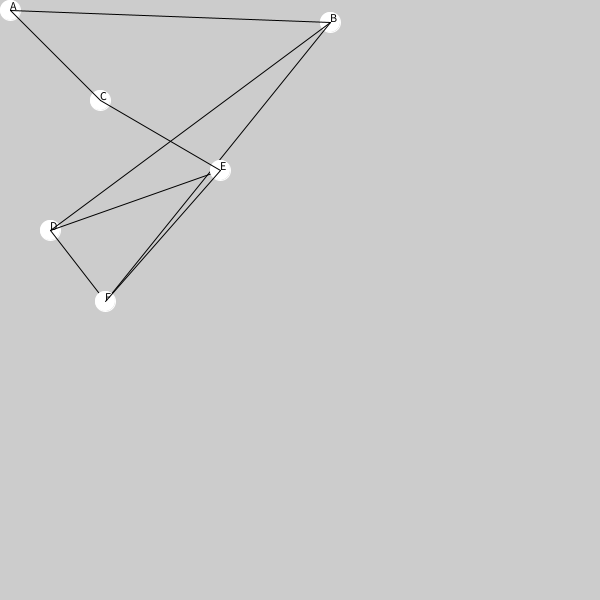
Frame 1 (no input)
Frame 60 (the mouse pressed at the canvas centre just before this capture): identical to frame 1, image omitted
Frame 120 (the mouse held since frame 60 and released just before this capture): identical to frame 1, image omitted

The Processing sketch that drew this single still picture (run headless with seeded random() and noise(); from frame 60 on, the mouse is pressed at the canvas centre):

// Processing sketch: graph_test
// ── graph_test.pde
import java.util.*;

void setup() {
  size(600, 600);
  
  Node nodeA = new Node("A", 10, 10);
  Node nodeB = new Node("B", 330, 22);
  Node nodeC = new Node("C", 100, 100);
  Node nodeD = new Node("D", 50, 230); 
  Node nodeE = new Node("E", 220, 170);
  Node nodeF = new Node("F", 105, 301);

  nodeA.addDestination(nodeB);
  nodeA.addDestination(nodeC);

  nodeB.addDestination(nodeD);
  nodeB.addDestination(nodeF);

  nodeC.addDestination(nodeE);

  nodeD.addDestination(nodeE);
  nodeD.addDestination(nodeF);

  nodeF.addDestination(nodeE);

  Graph graph = new Graph();

  graph.addNode(nodeA);
  graph.addNode(nodeB);
  graph.addNode(nodeC);
  graph.addNode(nodeD);
  graph.addNode(nodeE);
  graph.addNode(nodeF);

  graph = calculateShortestPathFromSource(graph, nodeA);
  
  graph.printSet();  
  graph.display();
  
}

void draw() {
  
}



private static Node getLowestDistanceNode(Set < Node > unsettledNodes) {
  Node lowestDistanceNode = null;
  int lowestDistance = Integer.MAX_VALUE;
  for (Node node : unsettledNodes) {
    int nodeDistance = node.getDistance();
    if (nodeDistance < lowestDistance) {
      lowestDistance = nodeDistance;
      lowestDistanceNode = node;
    }
  }
  return lowestDistanceNode;
}

public static Graph calculateShortestPathFromSource(Graph graph, Node source) {
  source.setDistance(0);

  Set<Node> settledNodes = new HashSet<Node>();
  Set<Node> unsettledNodes = new HashSet<Node>();

  unsettledNodes.add(source);

  while (unsettledNodes.size() != 0) {
    Node currentNode = getLowestDistanceNode(unsettledNodes);
    unsettledNodes.remove(currentNode);
    for (Map.Entry < Node, Integer> adjacencyPair : 
      currentNode.getAdjacentNodes().entrySet()) {
      Node adjacentNode = adjacencyPair.getKey();
      Integer edgeWeight = adjacencyPair.getValue();
      if (!settledNodes.contains(adjacentNode)) {
        calculateMinimumDistance(adjacentNode, edgeWeight, currentNode);
        unsettledNodes.add(adjacentNode);
      }
    }
    settledNodes.add(currentNode);
  }
  return graph;
}

private static void calculateMinimumDistance(Node evaluationNode, 
  Integer edgeWeigh, Node sourceNode) {
  Integer sourceDistance = sourceNode.getDistance();
  if (sourceDistance + edgeWeigh < evaluationNode.getDistance()) {
    evaluationNode.setDistance(sourceDistance + edgeWeigh);
    LinkedList<Node> shortestPath = new LinkedList<Node>(sourceNode.getShortestPath());
    shortestPath.add(sourceNode);
    evaluationNode.setShortestPath(shortestPath);
  }
}

public static float getPointDistance(Node n1, Node n2) {
  return sqrt((n2.getX() - n1.getX())*(n2.getX() - n1.getX()) + (n2.getY() - n1.getY())*(n2.getY() - n1.getY()));
}
// ── Graph.pde
public class Graph {

  private Set<Node> nodes = new HashSet<Node>();

  public void addNode(Node nodeA) {
    nodes.add(nodeA);
  }

  public void printMe() {
    for (Node node : nodes) {
      println(node.getDistance());
    }
  }

  public void printSet() {
    Iterator<Node> it = nodes.iterator();
    while (it.hasNext()) {
      Node n = it.next();
      System.out.println(n.getName() + " " + n.getDistance() + n.getShortestPathNames());
    }
  }

  public void display() {
    Iterator<Node> it = nodes.iterator();
    while (it.hasNext()) {
      Node currentNode = it.next();
      currentNode.display();
      for (Map.Entry < Node, Integer> adjacencyPair : 
        currentNode.getAdjacentNodes().entrySet()) {
        Node adjacentNode = adjacencyPair.getKey();
        line(currentNode.getX(), currentNode.getY(), adjacentNode.getX(), adjacentNode.getY());
      }
    }
  }
}
// ── Node.pde
public class Node {

  private String name;
  
  private int x, y;

  private List<Node> shortestPath = new LinkedList<Node>();

  private Integer distance = Integer.MAX_VALUE;

  //Map<Node, Integer> adjacentNodes = new HashMap<Node>();
  Map<Node, Integer> adjacentNodes = new HashMap<Node, Integer>();

  //public void addDestination(Node destination, int distance) {
    //adjacentNodes.put(destination, distance);
  //}
  
  public void addDestination(Node destination) {
    adjacentNodes.put(destination, int(getPointDistance(this, destination)));
  }

  public Node(String name, int x, int y) {
    this.name = name;
    this.x = x;
    this.y = y;
  }

  public void setDistance(int val) {
    distance = val;
  }

  public Integer getDistance() {
    return distance;
  }

  public List<Node> getShortestPath() {
    return shortestPath;
  }

  public String getShortestPathNames() {
    String names = " ";
    Iterator<Node> it = shortestPath.iterator();
    while (it.hasNext()) {
      Node n = it.next();
      names += n.getName() + " ";
    }
    return names;
  }

  public Map<Node, Integer> getAdjacentNodes() {
    return adjacentNodes;
  }

  public String getName() {
    return name;
  }
  
  public int getX() {
    return this.x;
  }
  
  public int getY() {
    return this.y;
  }


  public void setShortestPath(List<Node> shortPath) {
    shortestPath = shortPath;
  }
  
  public void display() {
    fill(255);
    stroke(255);
    
    ellipse(x, y, 20, 20);
    stroke(0);
    fill(0);
    text(name, x, y);
  }
}
